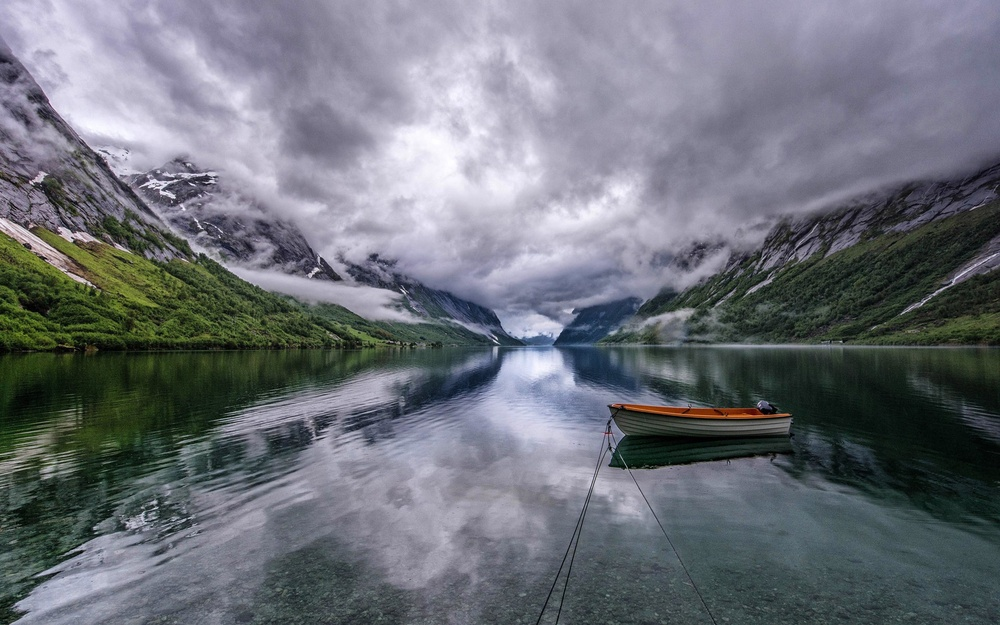
#> input picture 58-李涛-广东/第四次作业/canny/b.jpg, 1000 x 625 px, shrunk from 1920 x 1200 before the run
$ python canny.py
#> lines starting #> are read from the running program, lines starting #| are printed output that depends on the picture
#!/usr/bin/env python
# encoding=gbk

import cv2
import numpy as np

'''
cv2.Canny(image, threshold1, threshold2[, edges[, apertureSize[, L2gradient ]]])
必要参数：
第一个参数是需要处理的原图像，该图像必须为单通道的灰度图；
第二个参数是滞后阈值1；
第三个参数是滞后阈值2。
'''

img = cv2.imread("b.jpg", 1)
#> img is the input picture: shape (625, 1000, 3); mean B, G, R 120.5, 112.7, 108.8
gray = cv2.cvtColor(img, cv2.COLOR_BGR2GRAY)
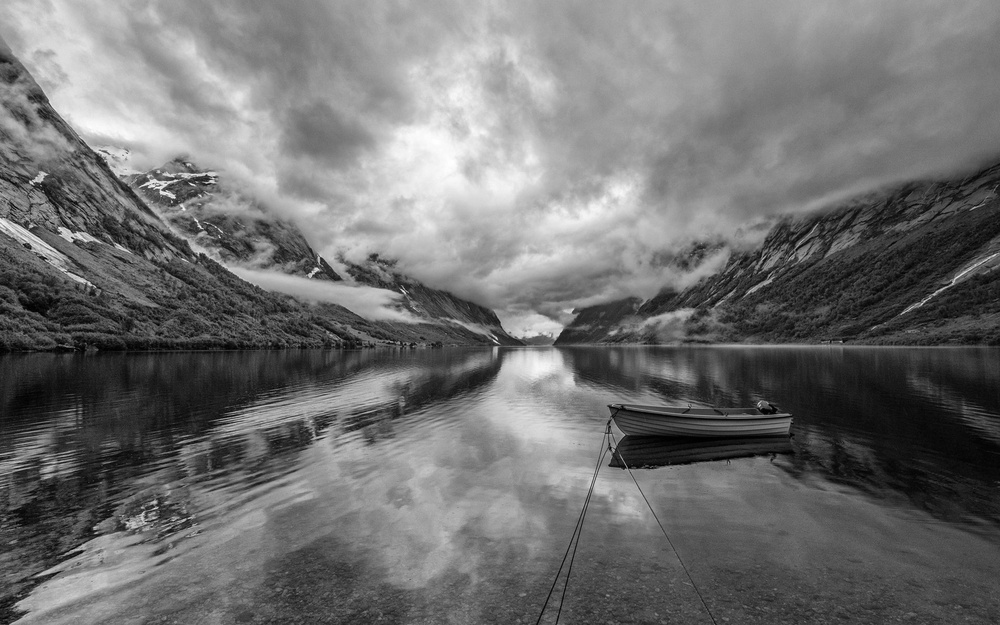
#> gray: shape (625, 1000); min 0, max 255, mean 112.4
# imshow第二个参数是要显示的图像,对灰度图像gray进行Canny边缘检测，并将结果作为要显示的图像
cv2.imshow("canny", cv2.Canny(gray, 200, 300))
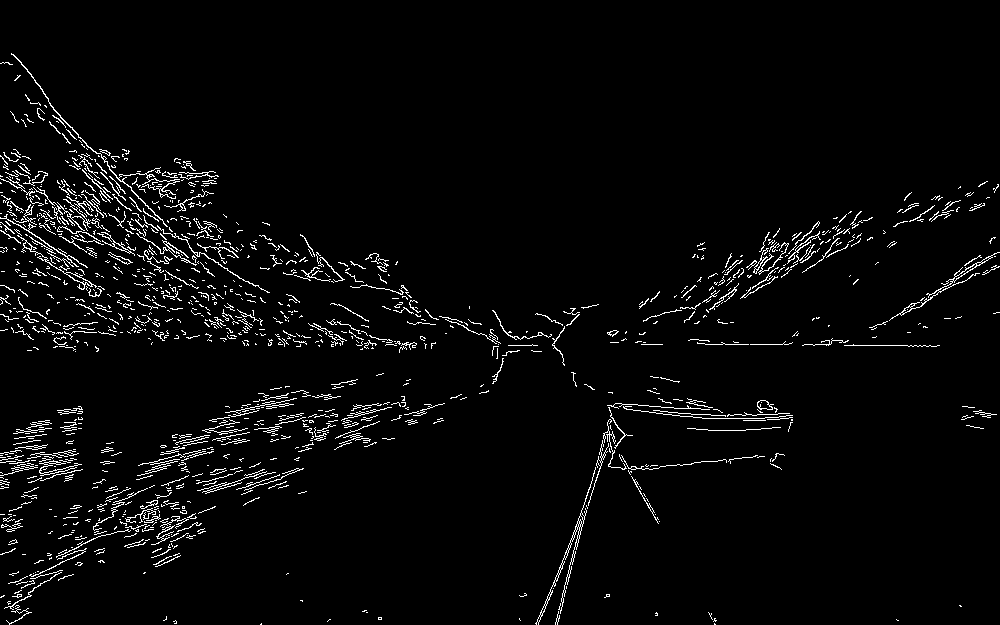
#> window 'canny': shape (625, 1000); 3.3% white in thin lines or dots
cv2.waitKey()
cv2.destroyAllWindows()
